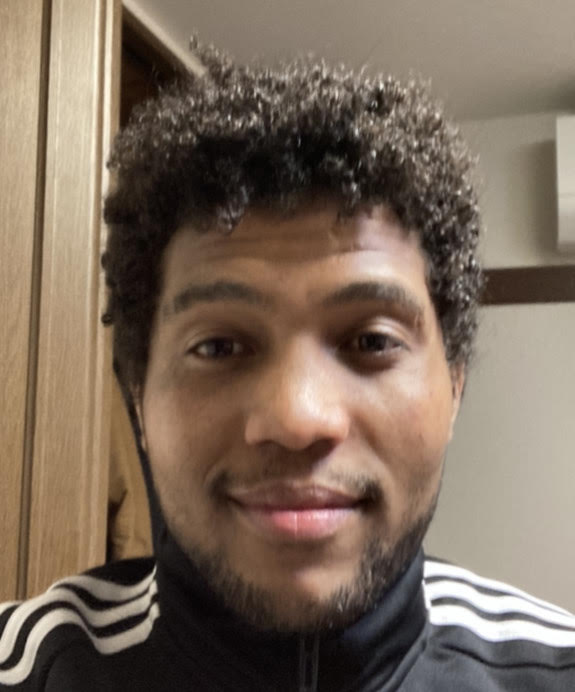
#> input picture detecting_recognizing_faces/hadush.jpg, 575 x 692 px, given in place of the camera
$ python 71_camshift.py
#> lines starting #> are read from the running program, lines starting #| are printed output that depends on the picture; after the words box and inside, x2 and y2 are one past the last pixel; in counts of white or black regions, pixels touching at a corner belong together
import numpy as np
import cv2

cap = cv2.VideoCapture(0)
# take first frame of the video
ret,frame = cap.read()
#> frame is the input picture: shape (692, 575, 3); mean B, G, R 91.7, 106.6, 123.7


# setup initial location of window
r,h,c,w = 300,200,400,300 # simply hardcoded the values
track_window = (c,r,w,h)

roi = frame[r:r+h, c:c+w]
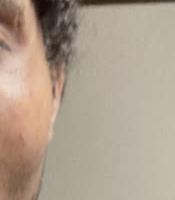
#> roi: shape (200, 175, 3); mean B, G, R 142.8, 159.4, 175.2
hsv_roi = cv2.cvtColor(frame, cv2.COLOR_BGR2HSV)
#> hsv_roi: shape (692, 575, 3); mean H, S, V 25.7, 74.9, 124.1
mask = cv2.inRange(hsv_roi, np.array((100., 30.,32.)), np.array((180.,120.,255.)))
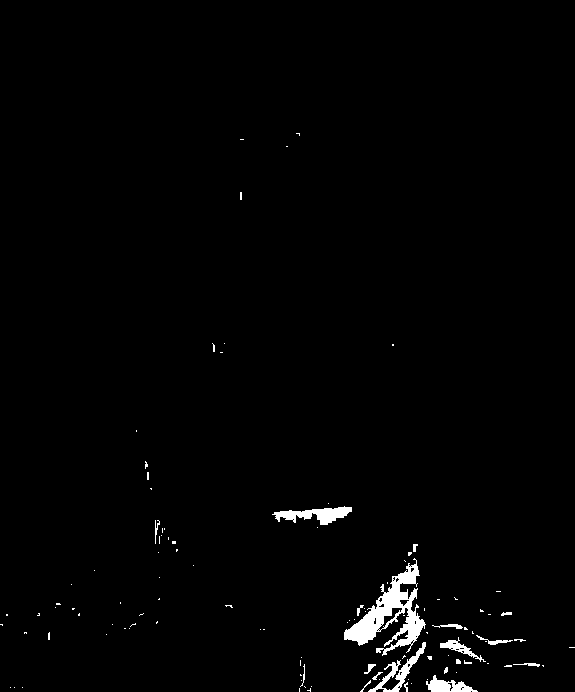
#> mask: shape (692, 575); 1.4% white; 110 white regions (90 under 20 px), largest, box (x1, y1, x2, y2) and area: (344, 558, 426, 656) 2688, (272, 506, 352, 525) 744, (368, 642, 426, 692) 598
roi_hist = cv2.calcHist([hsv_roi],[0],mask,[180],[0,180])
#> roi_hist = 180 values, max 1509 at index 113, min 0 at index 0, mean 31.77
cv2.normalize(roi_hist,roi_hist,0,255,cv2.NORM_MINMAX)
term_crit = ( cv2.TERM_CRITERIA_EPS | cv2.TERM_CRITERIA_COUNT, 10,1 )

while(1):
    ret ,frame = cap.read()

    if ret == True:
        hsv = cv2.cvtColor(frame, cv2.COLOR_BGR2HSV)
        dst = cv2.calcBackProject([hsv],[0],roi_hist,[0,180],1)
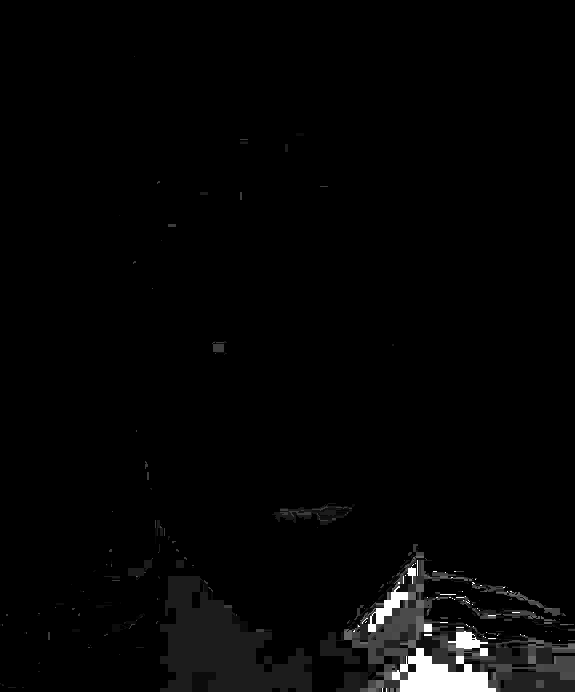
#> dst: shape (692, 575); min 0, max 255, mean 5.2
        ret, track_window = cv2.CamShift(dst, track_window,term_crit)
#> ret = ((392, 344), (2, 2), 90); track_window = (390, 342, 4, 4)
        pts = cv2.boxPoints(ret)
#> pts = [[391, 343], [393, 343], [393, 345], [391, 345]]
        pts = np.int0(pts)

        img2 = cv2.polylines(frame,[pts],True, 255,2)
        cv2.imshow('img2',img2)
        k = cv2.waitKey(60) & 0xff
#> (key Esc is pressed here)
        if k == 27:
            break
    else:
        break

cv2.destroyAllWindows()
cap.release()
